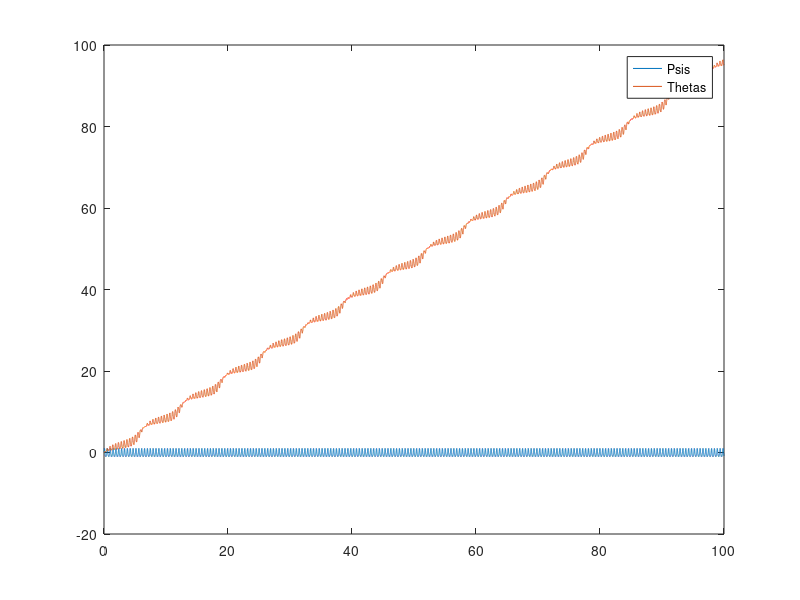

This figure's MATLAB source:
%Solve function for theta_t
clear
clc
close all
%simulation parameters
eta    = .8/(1-.5);         %frequency perturbation
d_eta  = .01;       %change in eta for mapping space
eta_max = 1;


%numerically calculate max(theta) vs eta
etas = zeros(1,eta_max/d_eta);
theta_maxs = zeros(1,eta_max/d_eta);
eta_count = 1;
%while eta < eta_max
    
    Kr     = 1;             %Coupling Term 
    Omega  = 5*pi;          %mean natural frequency
    omega  = Omega + eta ;  %natural frequency  of oscillator
    T      = 100;           %max time
    dt     = .001;          %timestep
    b      = .5;           %frequency modulation

    %initialization
    thetas = zeros(1,T/dt);
    psis   = zeros(1,T/dt);
    count  = 1;
    t      = 0;
    ts     = zeros(1,T/dt);

    while t < T
    %calculate derivatives:
    d_theta =  omega.*(1+b.*sin(thetas(count)+psis(count))) ...
        - Kr.*sin(thetas(count)) - Omega*(1 + b*sin(psis(count)));
    d_psi =     Omega*(1+b*sin(psis(count)));
    %calculate and store next values for each vector
    thetas(count+1) = thetas(count) + dt*d_theta;
    psis(count+1)   = psis(count)   + dt*d_psi;

    %update time and indices
    ts(count+1) = t;
    count       = count +1;
    t  = t + dt;
    end
etas(eta_count) = eta;
theta_maxs(eta_count) = max(thetas);
eta = eta+d_eta;
eta_count = eta_count + 1;
%end
%plot(etas,theta_maxs);
psis = sin(psis);
%thetas = sin(thetas);
plot(ts,psis,ts,thetas)
legend('Psis', 'Thetas');
